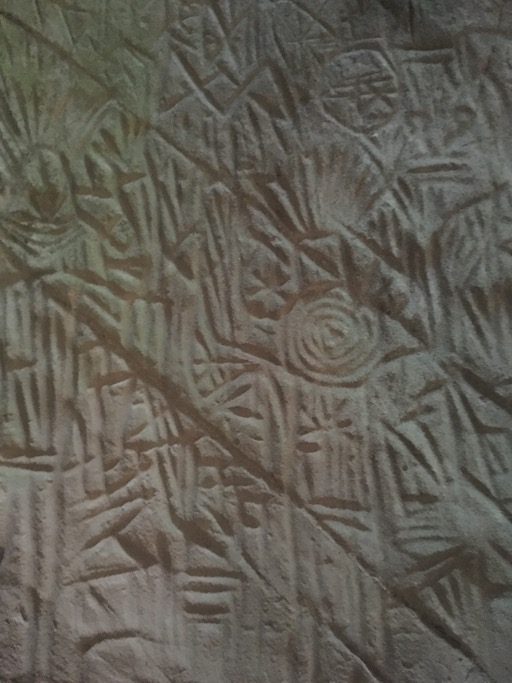
#> input picture a1/cavepainting1.JPG, 512 x 683 px
$ python -i a1_interactive.py   (imports and definitions only)   (older library calls are emulated)
#> lines starting #> are read from the running program, lines starting #| are printed output that depends on the picture; after the words box and inside, x2 and y2 are one past the last pixel; in counts of white or black regions, pixels touching at a corner belong together
import cv2
import numpy as np


# [47 lines left out: functions isValid, gaussian, scaled_intensity, sbf, unsharp_mask, not called in this run]

def edgeExtractor(img):
	edges = cv2.Laplacian(img,cv2.CV_16S)
	edges = cv2.convertScaleAbs(edges)
	return edges

def adaptiveThresh(img, kernel_size = 11, sigma = 2):
	th = cv2.adaptiveThreshold(img,255,cv2.ADAPTIVE_THRESH_MEAN_C,
								cv2.THRESH_BINARY,kernel_size,sigma)
	return th

# [6 lines left out: function cornerDetector, not called in this run]

def meanShiftFilter(img, ksize = 9, diff = 15):
	img1 = cv2.cvtColor(img, cv2.COLOR_GRAY2BGR)
	shifted = cv2.pyrMeanShiftFiltering(img1, ksize, diff)
	gray = cv2.cvtColor(shifted, cv2.COLOR_BGR2GRAY)
	thresh = adaptiveThresh(gray)
	edges = edgeExtractor(thresh)
	return thresh,edges

# [10 lines left out: function morphologicalOperation, not called in this run]

# [1 line not run here, left out]

# [1 line that did not run here, left out]

# [34 lines not run here, left out]


>>> import cv2
>>> picture = cv2.imread('cavepainting1.JPG', cv2.IMREAD_GRAYSCALE)
#> picture: shape (683, 512); min 31, max 157, mean 93.8
>>> result = meanShiftFilter(picture)
#> in adaptiveThresh, `th = cv2.adaptiveThreshold(img,255,cv2.ADAPTIVE_THRESH_MEAN_C, cv2.THR..`:
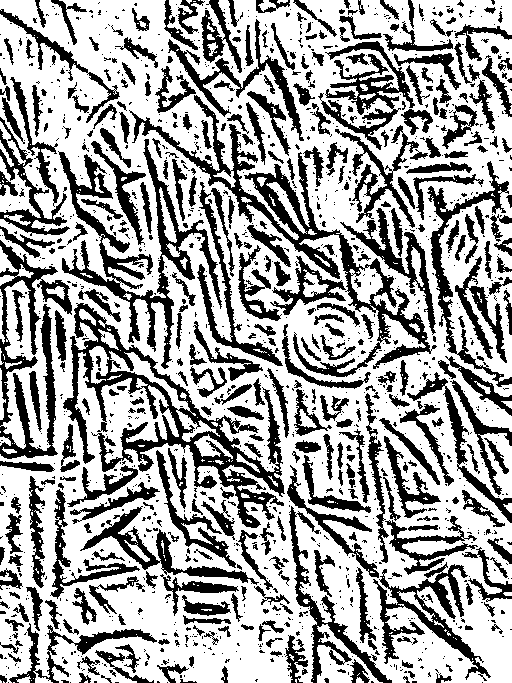
#> th: shape (683, 512); 64.5% white; 1351 black regions (979 under 20 px), largest, box (x1, y1, x2, y2) and area: (63, 303, 285, 528) 9865, (129, 95, 437, 377) 8452, (58, 139, 222, 369) 6627
#> in edgeExtractor, `edges = cv2.Laplacian(img,cv2.CV_16S)`:
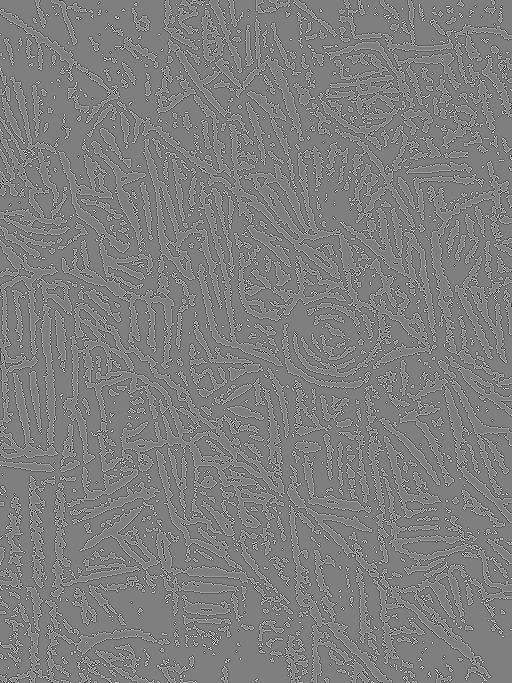
#> edges: shape (683, 512) int16; min -1020, max 1020, mean 0; drawn with min black and max white
#> in edgeExtractor, `edges = cv2.convertScaleAbs(edges)`:
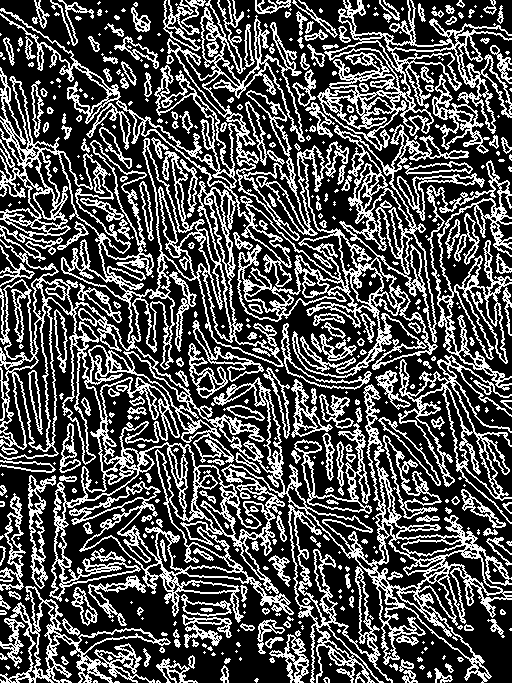
#> edges: shape (683, 512); 32.6% white in thin lines or dots
